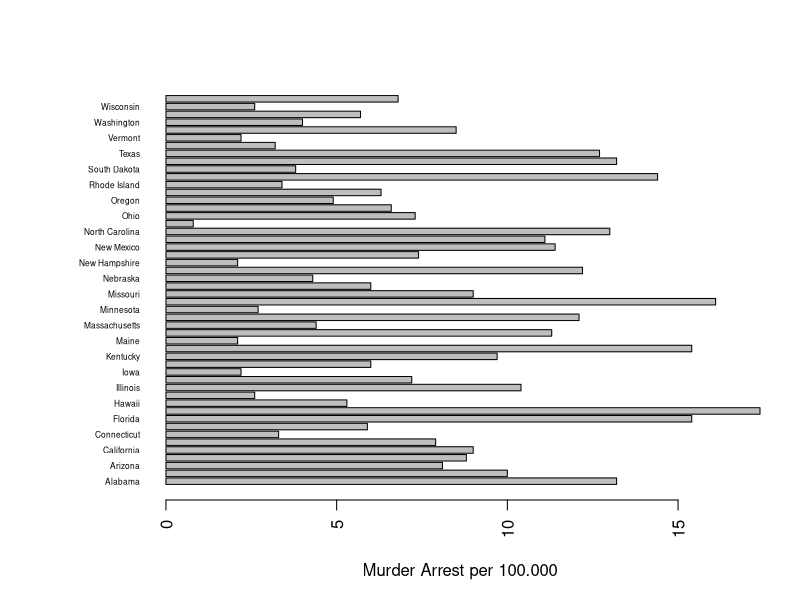
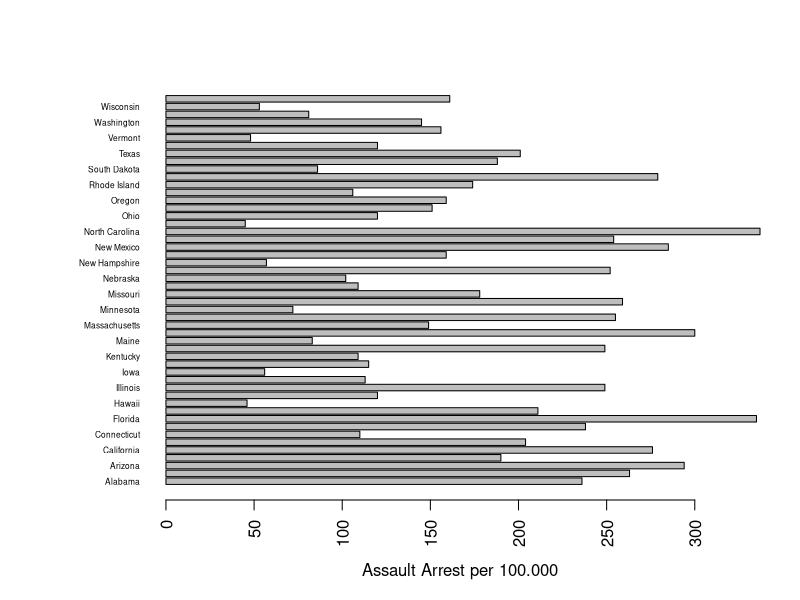
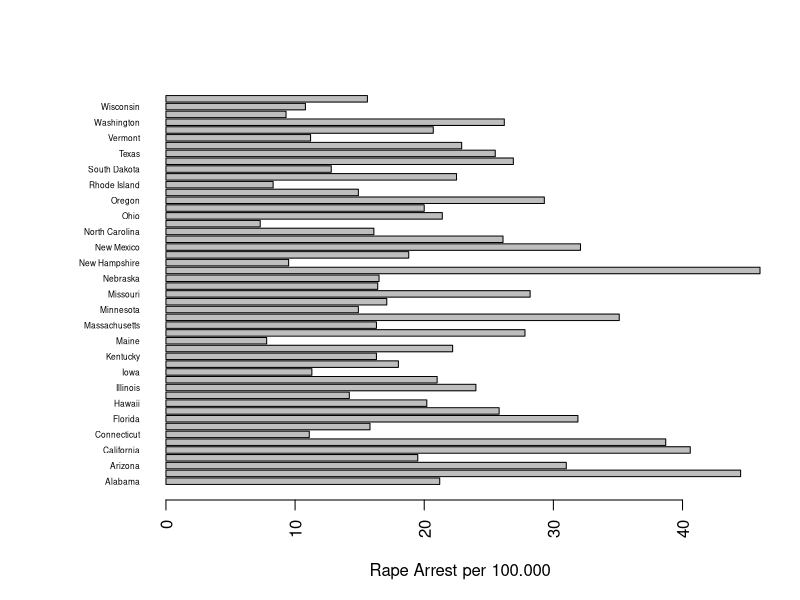
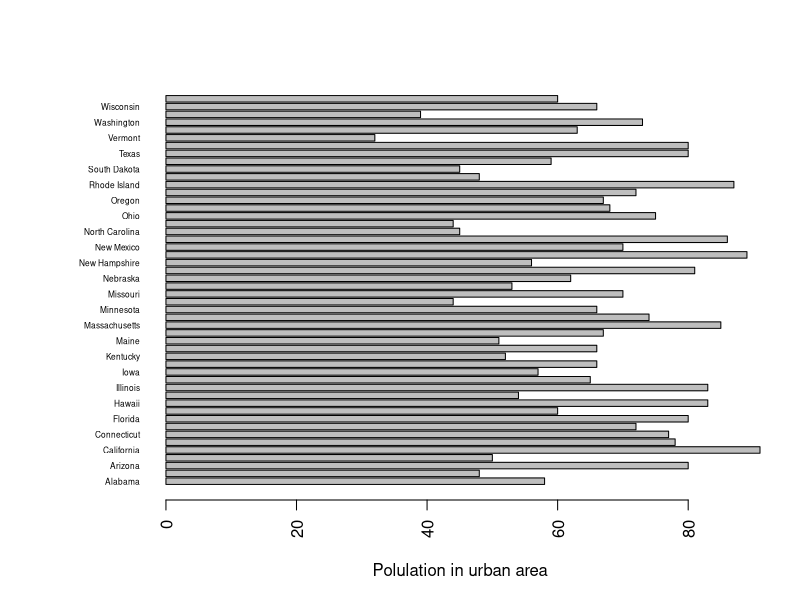
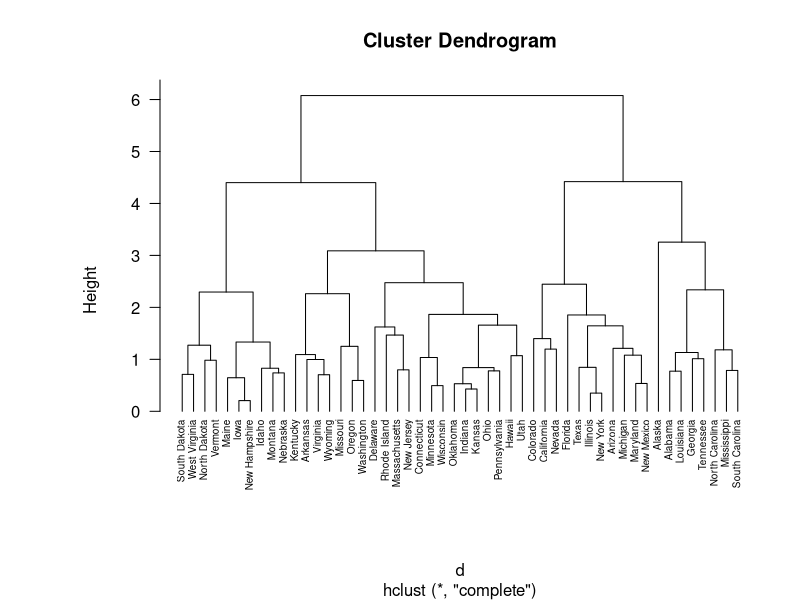
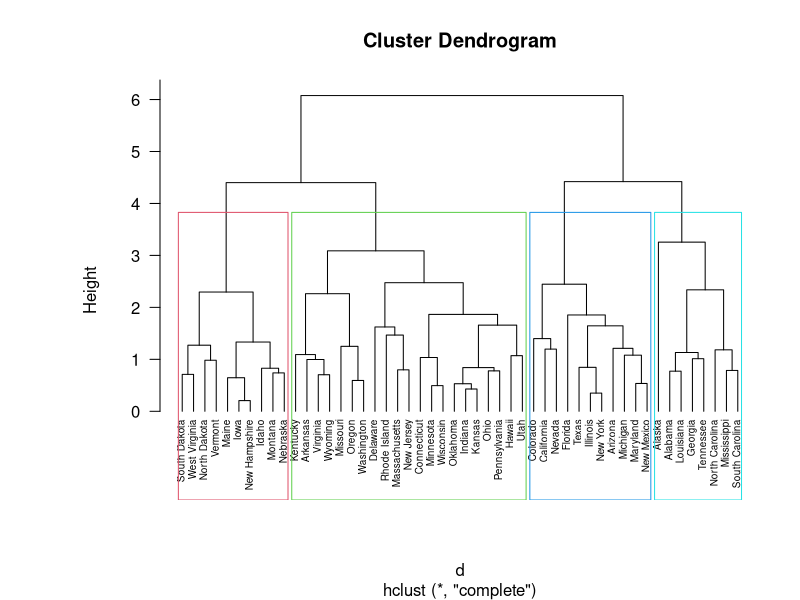

These charts were generated, in order, by the following R code:
## ---- chunk 1
USArrests
summary(USArrests)
## ---- chunk 2
df <- data.frame(States=rownames(USArrests), USArrests)
par(las=2) # make label text perpendicular to axis
par(mar=c(5,8,4,2)) # increase y-axis margin.
barplot(df$Murder, names.arg = df$States, horiz = TRUE, cex.names = 0.5, xlab = "Murder Arrest per 100.000")
barplot(df$Assault, names.arg = df$States, horiz = TRUE, cex.names = 0.5, xlab = "Assault Arrest per 100.000")
barplot(df$Rape, names.arg = df$States, horiz = TRUE, cex.names = 0.5, xlab = "Rape Arrest per 100.000")
barplot(df$UrbanPop, names.arg = df$States, horiz = TRUE, cex.names = 0.5, xlab = "Polulation in urban area")
## ---- chunk 3
df <- scale(df[, 2:5])
d <- dist(df, method = "euclidean")
clusters <- hclust(d, method = "complete" )
plot(clusters, cex = 0.6, hang = -1)
## ---- chunk 4
plot(clusters, cex = 0.6, hang = -1)
rect.hclust(clusters, k = 4, border = 2:5)
